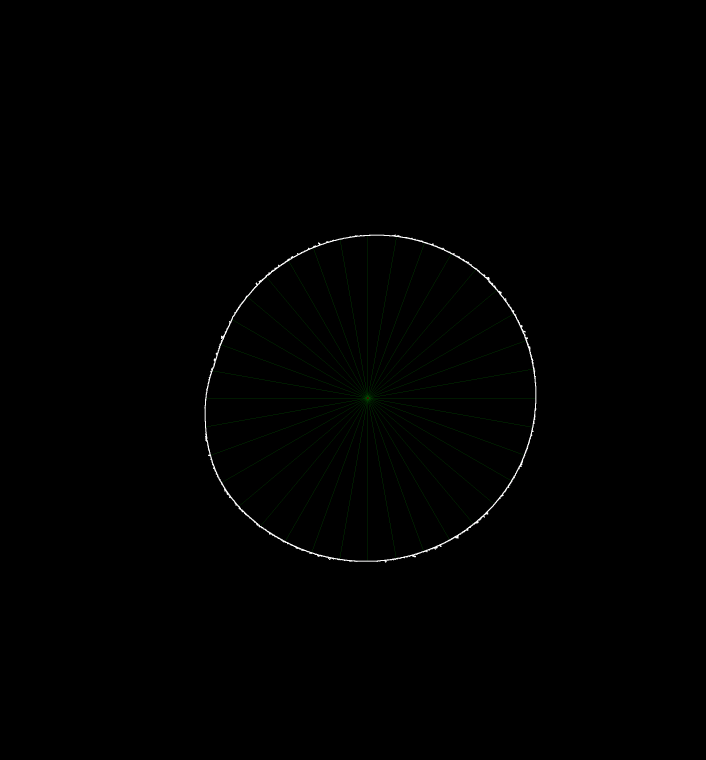
#> input picture annotated/defected/IMG_9186 Top Cup 2 (2).png, 2117 x 2279 px, found by its file name (shown at 1/3 size); its folder holds only this picture in this run
$ python pipelineforall.py
#> lines starting #> are read from the running program, lines starting #| are printed output that depends on the picture; after the words box and inside, x2 and y2 are one past the last pixel; in counts of white or black regions, pixels touching at a corner belong together
import cv2
import numpy as np
import os
import matplotlib.pyplot as plt
import pandas as pd
from pathlib import Path
import math

# ------------------- CONFIG -------------------
SUBFOLDERS = {"defected": 0, "non_defected": 1}
ANGLE_STEP = 10
IMG_EXTS = {".png", ".jpg", ".jpeg", ".bmp", ".tif", ".tiff"}
USE_HOUGH = False
OUTPUT_BASE_DIR = Path(r"D:\manu project\new")  # Output folder for CSV and annotated images
ANNOTATED_DIR = OUTPUT_BASE_DIR / "annotated"

# ------------------- STEP 1: BACKGROUND REMOVAL -------------------
def remove_background(img_path):
    img = cv2.imread(img_path)
#> img is the input picture: shape (2279, 2117, 3); mean B, G, R 0.7, 0.9, 0.7
    output = img.copy()
    gray = cv2.cvtColor(img, cv2.COLOR_BGR2GRAY)
    _, mask = cv2.threshold(gray, 0, 255, cv2.THRESH_BINARY + cv2.THRESH_OTSU)
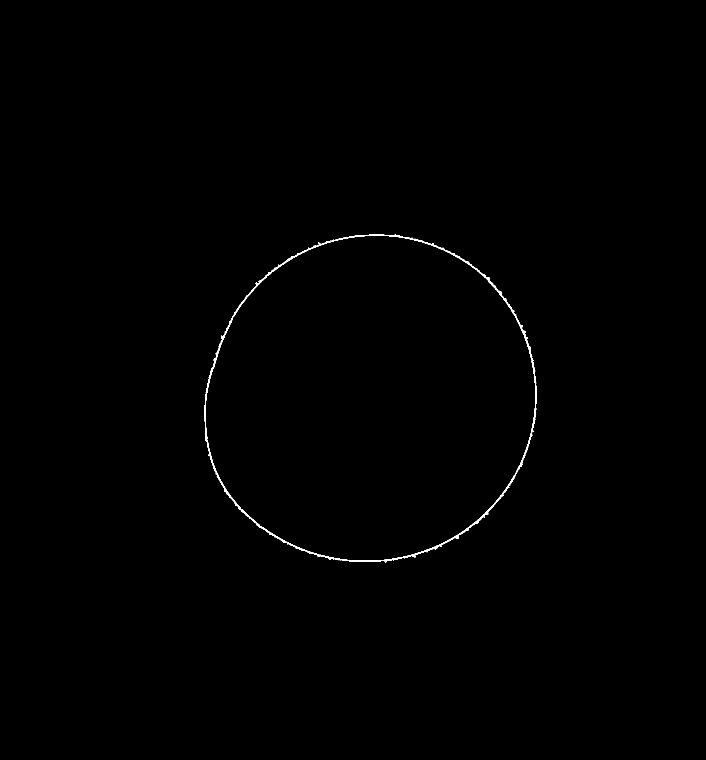
#> mask: shape (2279, 2117) (shown at 1/3 size); 0.27% white; 1 white region, box (x1, y1, x2, y2) and area: (613, 703, 1609, 1688) 13193
    kernel = np.ones((5,5), np.uint8)
    mask = cv2.morphologyEx(mask, cv2.MORPH_OPEN, kernel)
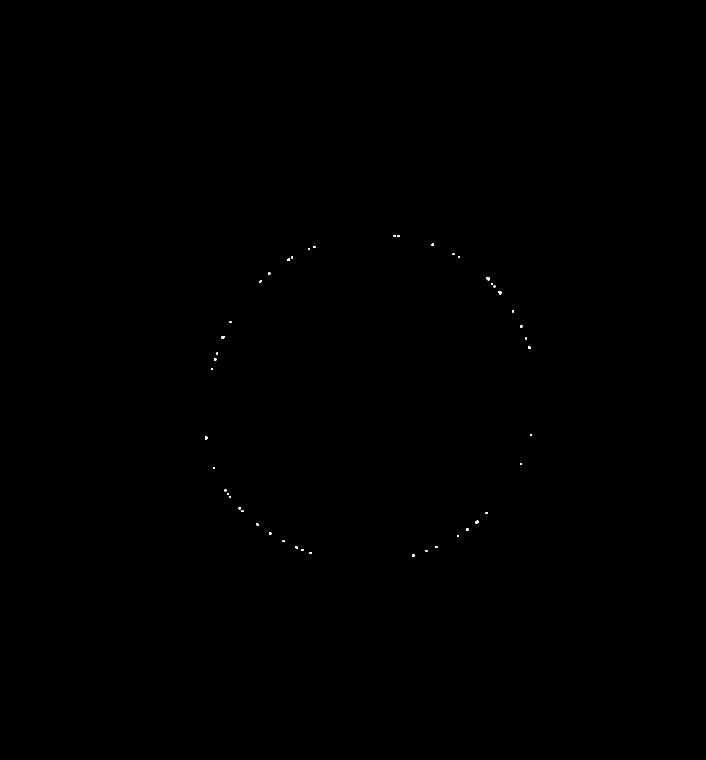
#> mask: shape (2279, 2117) (shown at 1/3 size); 0.03% white; 46 white regions, largest, box (x1, y1, x2, y2) and area: (1459, 832, 1468, 841) 71, (1495, 873, 1504, 883) 71, (616, 1308, 622, 1319) 61
    mask = cv2.morphologyEx(mask, cv2.MORPH_CLOSE, kernel)
#> mask: shape (2279, 2117); 0.03% white; 46 white regions, largest, box (x1, y1, x2, y2) and area: (1459, 832, 1468, 841) 71, (1495, 873, 1504, 883) 71, (616, 1308, 622, 1319) 62
    result = cv2.bitwise_and(output, output, mask=mask)
    return img, mask, result

def save_background_removed_dataset(input_dir, output_dir):
    os.makedirs(output_dir, exist_ok=True)
    for label_dir in SUBFOLDERS.keys():
        in_path = os.path.join(input_dir, label_dir)
        out_path = os.path.join(output_dir, label_dir)
        os.makedirs(out_path, exist_ok=True)
#> (the run stopped early here; a loop or call above may not have finished)
